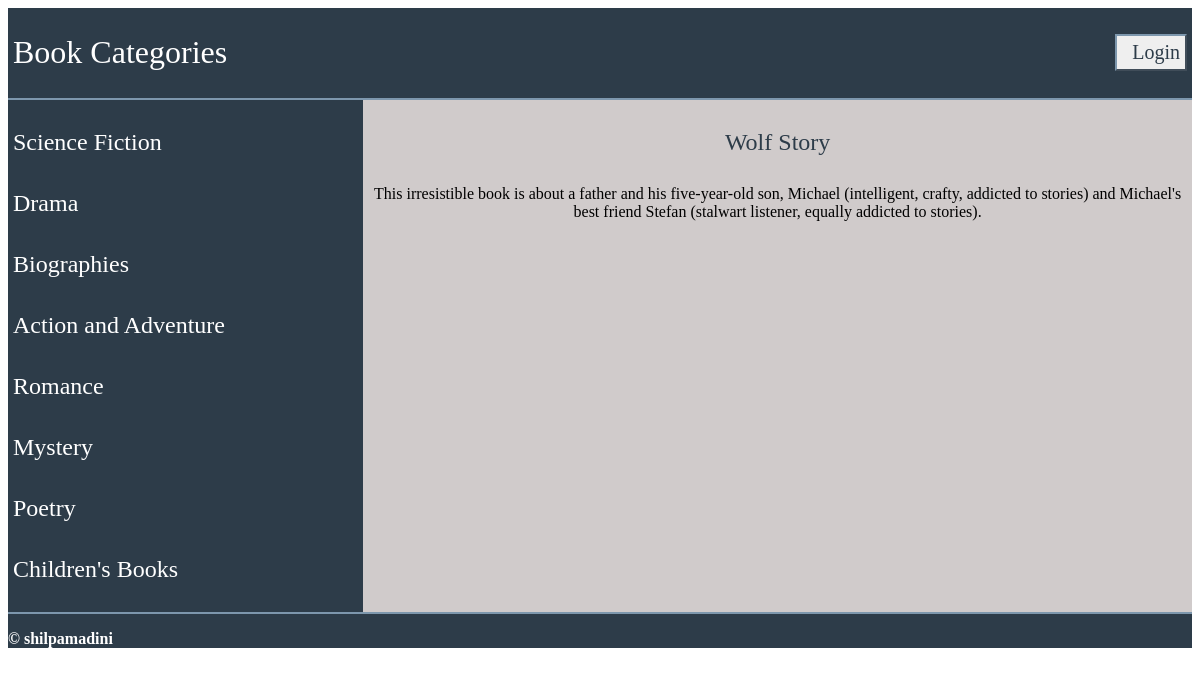
/8/36/, run on the app's committed database.
### database_setup.py (models this page shows, shortened)
class Catalog(Base):
    __tablename__ = 'catalog'
    id = Column(Integer, primary_key=True)
    catalog_name = Column(String(250), nullable=False)
    user_id = Column(Integer, ForeignKey('user.id'))
    user = relationship(User)

class CatalogItem(Base):
    __tablename__ = 'catalog_item'
    id = Column(Integer, primary_key=True)
    item_name = Column(String(80), nullable=False)
    description = Column(String(1000))
    catalog_id = Column(Integer, ForeignKey('catalog.id'))
    catalog = relationship(Catalog)
    user_id = Column(Integer, ForeignKey('user.id'))
    user = relationship(User)

### application.py (the view)
@app.route('/<int:catalog_id>/<int:item_id>/')
def showDescription(catalog_id, item_id):
    catalogs = session.query(Catalog).all()
    catalog = session.query(Catalog).filter_by(id=catalog_id).one()
    item = session.query(CatalogItem).filter_by(id=item_id).all()
    creator = session.query(CatalogItem).filter_by(id=item_id).one()
    if 'username' not in login_session or creator.user_id != login_session['user_id']:
        return render_template('publicdescription.html', catalog=catalog,
            item=item, catalogs=catalogs)
    else:
        return render_template('description.html', catalog=catalog,
            item=item, catalogs=catalogs)

### templates/publicdescription.html (shortened to what this page needs)
{% extends "main.html" %}
{% block content %}
<div class = 'display-catalog'>
	<div class= 'scrolling-sidebar'>
			{% for c in catalogs %}
				<a href = "{{url_for('showItems', catalog_id = c.id)}}">
					<div >
						<h3>{{c.catalog_name}}</h3>
					</div>
				</a>
			{% endfor %}
	</div>
	<div class= 'content'>
		<div >
    		{% for i in item %}
        	<h3>{{i.item_name}}</h3>
        	<p>{{i.description}}</p>
     		{% endfor %}
		</div>
	</div>
</div>
{% endblock %}

### static/styles.css (style rules this page uses)
body { font-family: Palatino, "Palatino Linotype", "Palatino LT STD", "Book Antiqua", Georgia, serif ; display:block ; overflow-x:hidden ; }
.display-catalog { display: table ; width: 100%; height: 100%; }
.scrolling-sidebar { display: table-cell; width: 30%; vertical-align: top; background-color:#2d3c49; overflow:scroll; }
.scrolling-sidebar h3 { color:#fff; font-family: Palatino, "Palatino Linotype", "Palatino LT STD", "Book Antiqua", Georgia, serif ; font-size: 3.0vmin ; font-weight:lighter ; text-align:left ; padding: 5px; }
.content { display: table-cell; width: 80%; vertical-align: top; text-align: center; background-color:#d0cbcb; overflow:scroll; }
.content h3 { color:#2d3c49; font-family: Palatino, "Palatino Linotype", "Palatino LT STD", "Book Antiqua", Georgia, serif ; font-size: 3.0vmin ; font-weight:lighter ; text-align:center ; padding: 5px; }
a { text-decoration: none; }

### data on the page
Catalog: catalog_name "Science Fiction"
Catalog: catalog_name "Drama"
Catalog: catalog_name "Biographies"
Catalog: catalog_name "Action and Adventure"
Catalog: catalog_name "Romance"
Catalog: catalog_name "Mystery"
Catalog: catalog_name "Poetry"
Catalog: catalog_name "Children's Books"
CatalogItem: item_name "Wolf Story", description "This irresistible book is about a father and his five-year-old son, Michael (intelligent, crafty, addicted to stories) and Michael's best friend Stefan (stalwart listener, equally addicted to stories)."
